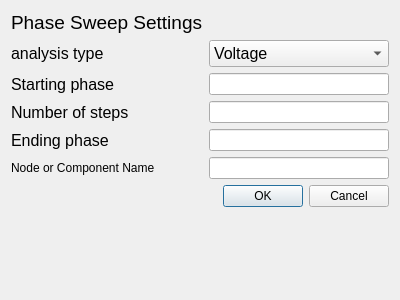
<?xml version="1.0" encoding="UTF-8"?>
<ui version="4.0">
 <class>PhaseSweepDialog</class>
 <widget class="QDialog" name="PhaseSweepDialog">
  <property name="geometry">
   <rect>
    <x>0</x>
    <y>0</y>
    <width>400</width>
    <height>300</height>
   </rect>
  </property>
  <property name="windowTitle">
   <string>Dialog</string>
  </property>
  <layout class="QFormLayout" name="formLayout">
   <item row="0" column="0">
    <widget class="QLabel" name="label">
     <property name="font">
      <font>
       <pointsize>14</pointsize>
      </font>
     </property>
     <property name="text">
      <string>Phase Sweep Settings</string>
     </property>
    </widget>
   </item>
   <item row="1" column="0">
    <widget class="QLabel" name="label_6">
     <property name="font">
      <font>
       <pointsize>12</pointsize>
      </font>
     </property>
     <property name="text">
      <string>analysis type</string>
     </property>
    </widget>
   </item>
   <item row="1" column="1">
    <widget class="QComboBox" name="analysisTypeComboBox">
     <property name="font">
      <font>
       <pointsize>12</pointsize>
      </font>
     </property>
     <property name="currentIndex">
      <number>0</number>
     </property>
     <item>
      <property name="text">
       <string>Voltage</string>
      </property>
     </item>
     <item>
      <property name="text">
       <string>Current</string>
      </property>
     </item>
    </widget>
   </item>
   <item row="2" column="0">
    <widget class="QLabel" name="label_3">
     <property name="font">
      <font>
       <pointsize>12</pointsize>
      </font>
     </property>
     <property name="text">
      <string>Starting phase</string>
     </property>
    </widget>
   </item>
   <item row="2" column="1">
    <widget class="QLineEdit" name="startPhaseLineEdit"/>
   </item>
   <item row="3" column="0">
    <widget class="QLabel" name="label_2">
     <property name="font">
      <font>
       <pointsize>12</pointsize>
      </font>
     </property>
     <property name="text">
      <string>Number of steps</string>
     </property>
    </widget>
   </item>
   <item row="3" column="1">
    <widget class="QLineEdit" name="numStepsLineEdit"/>
   </item>
   <item row="4" column="0">
    <widget class="QLabel" name="label_4">
     <property name="font">
      <font>
       <pointsize>12</pointsize>
      </font>
     </property>
     <property name="text">
      <string>Ending phase</string>
     </property>
    </widget>
   </item>
   <item row="4" column="1">
    <widget class="QLineEdit" name="endPhaseLineEdit"/>
   </item>
   <item row="5" column="0">
    <widget class="QLabel" name="label_5">
     <property name="font">
      <font>
       <pointsize>9</pointsize>
      </font>
     </property>
     <property name="text">
      <string>Node or Component Name</string>
     </property>
    </widget>
   </item>
   <item row="5" column="1">
    <widget class="QLineEdit" name="outputNameLineEdit"/>
   </item>
   <item row="6" column="1">
    <widget class="QDialogButtonBox" name="buttonBox">
     <property name="orientation">
      <enum>Qt::Orientation::Horizontal</enum>
     </property>
     <property name="standardButtons">
      <set>QDialogButtonBox::StandardButton::Cancel|QDialogButtonBox::StandardButton::Ok</set>
     </property>
    </widget>
   </item>
  </layout>
 </widget>
 <resources/>
 <connections>
  <connection>
   <sender>buttonBox</sender>
   <signal>accepted()</signal>
   <receiver>PhaseSweepDialog</receiver>
   <slot>accept()</slot>
   <hints>
    <hint type="sourcelabel">
     <x>248</x>
     <y>254</y>
    </hint>
    <hint type="destinationlabel">
     <x>157</x>
     <y>274</y>
    </hint>
   </hints>
  </connection>
  <connection>
   <sender>buttonBox</sender>
   <signal>rejected()</signal>
   <receiver>PhaseSweepDialog</receiver>
   <slot>reject()</slot>
   <hints>
    <hint type="sourcelabel">
     <x>316</x>
     <y>260</y>
    </hint>
    <hint type="destinationlabel">
     <x>286</x>
     <y>274</y>
    </hint>
   </hints>
  </connection>
 </connections>
</ui>
